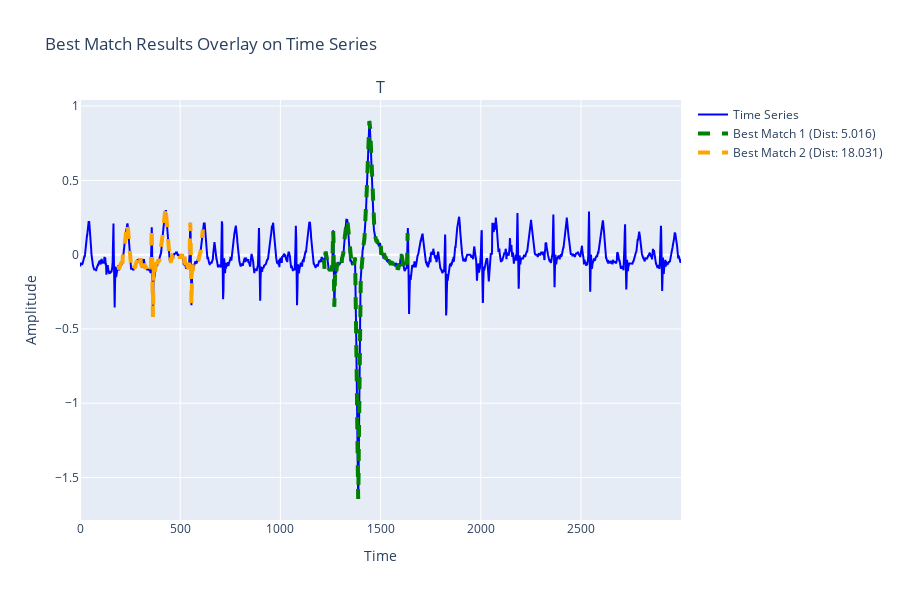

Here is the notebook cell this chart was saved with:
### Markdown cell above
Напишите функцию `plot_bestmatch_results()` в модуле *plots.py* для визуализации найденных $topK$ похожих подпоследовательностей временного ряда на образец поиска. За основу возьмите функцию `plot_bestmatch_data()` и добавьте отображение найденных подпоследовательностей, выделив их тем же цветом, что и образец поиска.

### Code cell
plot_bestmatch_results(ts, query, naive_bestmatch_results)

### Figure 1 — Plotly figure (JSON) as saved in the notebook; plotly's stock layout.template omitted (floating-point values rounded to 4 significant figures; data arrays with more than 128 entries replaced by an {"elided": "..."} marker saying what was removed)
{"data": [{"line": {"color": "blue"}, "name": "Time Series", "type": "scatter", "x": {"elided": "3000 int values"}, "xaxis": "x", "y": {"elided": "3000 float values"}, "yaxis": "y"}, {"line": {"color": "green", "dash": "dash", "width": 4}, "name": "Best Match 1 (Dist: 5.016)", "type": "scatter", "x": {"elided": "421 int values"}, "xaxis": "x", "y": {"elided": "421 float values"}, "yaxis": "y"}, {"line": {"color": "orange", "dash": "dash", "width": 4}, "name": "Best Match 2 (Dist: 18.031)", "type": "scatter", "x": {"elided": "421 int values"}, "xaxis": "x", "y": {"elided": "421 float values"}, "yaxis": "y"}], "layout": {"annotations": [{"font": {"size": 16}, "showarrow": false, "text": "T", "x": 0.5, "xanchor": "center", "xref": "paper", "y": 1, "yanchor": "bottom", "yref": "paper"}], "height": 600, "title": {"text": "Best Match Results Overlay on Time Series"}, "xaxis": {"anchor": "y", "domain": [0, 1], "title": {"text": "Time"}}, "yaxis": {"anchor": "x", "domain": [0, 1], "title": {"text": "Amplitude"}}}}
